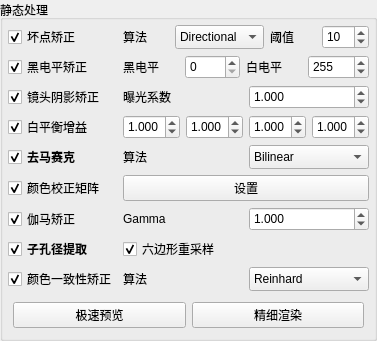
       <widget class="QGroupBox" name="groupBoxStatic">
        <property name="sizePolicy">
         <sizepolicy hsizetype="Minimum" vsizetype="Minimum">
          <horstretch>0</horstretch>
          <verstretch>0</verstretch>
         </sizepolicy>
        </property>
        <property name="title">
         <string>静态处理</string>
        </property>
        <layout class="QVBoxLayout" name="verticalLayoutProc">
         <property name="leftMargin">
          <number>5</number>
         </property>
         <property name="topMargin">
          <number>5</number>
         </property>
         <property name="rightMargin">
          <number>5</number>
         </property>
         <property name="bottomMargin">
          <number>5</number>
         </property>
         <item>
          <layout class="QGridLayout" name="gridLayout" columnstretch="0,1" columnminimumwidth="0,1">
           <property name="sizeConstraint">
            <enum>QLayout::SizeConstraint::SetMinAndMaxSize</enum>
           </property>
           <property name="leftMargin">
            <number>0</number>
           </property>
           <property name="topMargin">
            <number>0</number>
           </property>
           <property name="rightMargin">
            <number>0</number>
           </property>
           <property name="bottomMargin">
            <number>0</number>
           </property>
           <item row="2" column="1">
            <layout class="QHBoxLayout" name="horizontalLayoutLSC">
             <item>
              <widget class="QLabel" name="labelExp">
               <property name="sizePolicy">
                <sizepolicy hsizetype="Minimum" vsizetype="Minimum">
                 <horstretch>0</horstretch>
                 <verstretch>0</verstretch>
                </sizepolicy>
               </property>
               <property name="text">
                <string>曝光系数</string>
               </property>
               <property name="alignment">
                <set>Qt::AlignmentFlag::AlignLeading|Qt::AlignmentFlag::AlignLeft|Qt::AlignmentFlag::AlignVCenter</set>
               </property>
              </widget>
             </item>
             <item>
              <widget class="QDoubleSpinBox" name="doubleSpinBoxExpo">
               <property name="sizePolicy">
                <sizepolicy hsizetype="Minimum" vsizetype="Minimum">
                 <horstretch>0</horstretch>
                 <verstretch>0</verstretch>
                </sizepolicy>
               </property>
               <property name="decimals">
                <number>3</number>
               </property>
               <property name="maximum">
                <double>5.000000000000000</double>
               </property>
               <property name="singleStep">
                <double>0.001000000000000</double>
               </property>
               <property name="value">
                <double>1.000000000000000</double>
               </property>
              </widget>
             </item>
            </layout>
           </item>
           <item row="4" column="0">
            <widget class="QCheckBox" name="checkBoxDemosaic">
             <property name="sizePolicy">
              <sizepolicy hsizetype="Minimum" vsizetype="Minimum">
               <horstretch>0</horstretch>
               <verstretch>0</verstretch>
              </sizepolicy>
             </property>
             <property name="font">
              <font>
               <bold>true</bold>
              </font>
             </property>
             <property name="text">
              <string>去马赛克</string>
             </property>
             <property name="checked">
              <bool>true</bool>
             </property>
            </widget>
           </item>
           <item row="8" column="1">
            <layout class="QHBoxLayout" name="horizontalLayoutColorEq">
             <item>
              <widget class="QLabel" name="labelColorEq">
               <property name="sizePolicy">
                <sizepolicy hsizetype="Minimum" vsizetype="Minimum">
                 <horstretch>0</horstretch>
                 <verstretch>0</verstretch>
                </sizepolicy>
               </property>
               <property name="text">
                <string>算法</string>
               </property>
               <property name="alignment">
                <set>Qt::AlignmentFlag::AlignLeading|Qt::AlignmentFlag::AlignLeft|Qt::AlignmentFlag::AlignVCenter</set>
               </property>
              </widget>
             </item>
             <item>
              <widget class="QComboBox" name="comboBoxColorEq">
               <property name="sizePolicy">
                <sizepolicy hsizetype="Minimum" vsizetype="Minimum">
                 <horstretch>0</horstretch>
                 <verstretch>0</verstretch>
                </sizepolicy>
               </property>
               <item>
                <property name="text">
                 <string>Reinhard</string>
                </property>
               </item>
               <item>
                <property name="text">
                 <string>HistMatch</string>
                </property>
               </item>
               <item>
                <property name="text">
                 <string>MKL</string>
                </property>
               </item>
               <item>
                <property name="text">
                 <string>MVGD</string>
                </property>
               </item>
               <item>
                <property name="text">
                 <string>HM-MKL-HM</string>
                </property>
               </item>
               <item>
                <property name="text">
                 <string>HM-MVGD-HM</string>
                </property>
               </item>
              </widget>
             </item>
            </layout>
           </item>
           <item row="8" column="0">
            <widget class="QCheckBox" name="checkBoxColorEq">
             <property name="sizePolicy">
              <sizepolicy hsizetype="Fixed" vsizetype="Minimum">
               <horstretch>0</horstretch>
               <verstretch>0</verstretch>
              </sizepolicy>
             </property>
             <property name="text">
              <string>颜色一致性矫正</string>
             </property>
             <property name="checked">
              <bool>true</bool>
             </property>
            </widget>
           </item>
           <item row="3" column="1">
            <layout class="QHBoxLayout" name="horizontalLayoutWB">
             <item>
              <widget class="QDoubleSpinBox" name="doubleSpinBoxGain0">
               <property name="sizePolicy">
                <sizepolicy hsizetype="Minimum" vsizetype="Minimum">
                 <horstretch>0</horstretch>
                 <verstretch>0</verstretch>
                </sizepolicy>
               </property>
               <property name="decimals">
                <number>3</number>
               </property>
               <property name="maximum">
                <double>5.000000000000000</double>
               </property>
               <property name="singleStep">
                <double>0.001000000000000</double>
               </property>
               <property name="value">
                <double>1.000000000000000</double>
               </property>
              </widget>
             </item>
             <item>
              <widget class="QDoubleSpinBox" name="doubleSpinBoxGain1">
               <property name="sizePolicy">
                <sizepolicy hsizetype="Minimum" vsizetype="Minimum">
                 <horstretch>0</horstretch>
                 <verstretch>0</verstretch>
                </sizepolicy>
               </property>
               <property name="decimals">
                <number>3</number>
               </property>
               <property name="maximum">
                <double>5.000000000000000</double>
               </property>
               <property name="singleStep">
                <double>0.001000000000000</double>
               </property>
               <property name="value">
                <double>1.000000000000000</double>
               </property>
              </widget>
             </item>
             <item>
              <widget class="QDoubleSpinBox" name="doubleSpinBoxGain2">
               <property name="sizePolicy">
                <sizepolicy hsizetype="Minimum" vsizetype="Minimum">
                 <horstretch>0</horstretch>
                 <verstretch>0</verstretch>
                </sizepolicy>
               </property>
               <property name="decimals">
                <number>3</number>
               </property>
               <property name="maximum">
                <double>5.000000000000000</double>
               </property>
               <property name="singleStep">
                <double>0.001000000000000</double>
               </property>
               <property name="value">
                <double>1.000000000000000</double>
               </property>
              </widget>
             </item>
             <item>
              <widget class="QDoubleSpinBox" name="doubleSpinBoxGain3">
               <property name="sizePolicy">
                <sizepolicy hsizetype="Minimum" vsizetype="Minimum">
                 <horstretch>0</horstretch>
                 <verstretch>0</verstretch>
                </sizepolicy>
               </property>
               <property name="decimals">
                <number>3</number>
               </property>
               <property name="maximum">
                <double>5.000000000000000</double>
               </property>
               <property name="singleStep">
                <double>0.001000000000000</double>
               </property>
               <property name="value">
                <double>1.000000000000000</double>
               </property>
              </widget>
             </item>
            </layout>
           </item>
           <item row="5" column="0">
            <widget class="QCheckBox" name="checkBoxCCM">
             <property name="sizePolicy">
              <sizepolicy hsizetype="Minimum" vsizetype="Minimum">
               <horstretch>0</horstretch>
               <verstretch>0</verstretch>
              </sizepolicy>
             </property>
             <property name="text">
              <string>颜色校正矩阵</string>
             </property>
             <property name="checked">
              <bool>true</bool>
             </property>
            </widget>
           </item>
           <item row="7" column="1">
            <layout class="QHBoxLayout" name="horizontalLayout_9">
             <item>
              <widget class="QCheckBox" name="checkBoxDehex">
               <property name="sizePolicy">
                <sizepolicy hsizetype="Minimum" vsizetype="Minimum">
                 <horstretch>0</horstretch>
                 <verstretch>0</verstretch>
                </sizepolicy>
               </property>
               <property name="text">
                <string>六边形重采样</string>
               </property>
               <property name="checked">
                <bool>true</bool>
               </property>
              </widget>
             </item>
            </layout>
           </item>
           <item row="6" column="0">
            <widget class="QCheckBox" name="checkBoxGamma">
             <property name="sizePolicy">
              <sizepolicy hsizetype="Minimum" vsizetype="Minimum">
               <horstretch>0</horstretch>
               <verstretch>0</verstretch>
              </sizepolicy>
             </property>
             <property name="text">
              <string>伽马矫正</string>
             </property>
             <property name="checked">
              <bool>true</bool>
             </property>
            </widget>
           </item>
           <item row="6" column="1">
            <layout class="QHBoxLayout" name="horizontalLayoutGamma">
             <item>
              <widget class="QLabel" name="labelGamma">
               <property name="sizePolicy">
                <sizepolicy hsizetype="Minimum" vsizetype="Minimum">
                 <horstretch>0</horstretch>
                 <verstretch>0</verstretch>
                </sizepolicy>
               </property>
               <property name="text">
                <string>Gamma</string>
               </property>
               <property name="alignment">
                <set>Qt::AlignmentFlag::AlignLeading|Qt::AlignmentFlag::AlignLeft|Qt::AlignmentFlag::AlignVCenter</set>
               </property>
              </widget>
             </item>
             <item>
              <widget class="QDoubleSpinBox" name="doubleSpinBoxGamma">
               <property name="sizePolicy">
                <sizepolicy hsizetype="Minimum" vsizetype="Minimum">
                 <horstretch>0</horstretch>
                 <verstretch>0</verstretch>
                </sizepolicy>
               </property>
               <property name="decimals">
                <number>3</number>
               </property>
               <property name="maximum">
                <double>10.000000000000000</double>
               </property>
               <property name="singleStep">
                <double>0.001000000000000</double>
               </property>
               <property name="value">
                <double>1.000000000000000</double>
               </property>
              </widget>
             </item>
            </layout>
           </item>
           <item row="0" column="0">
            <widget class="QCheckBox" name="checkBoxDPC">
             <property name="sizePolicy">
              <sizepolicy hsizetype="Minimum" vsizetype="Minimum">
               <horstretch>0</horstretch>
               <verstretch>0</verstretch>
              </sizepolicy>
             </property>
             <property name="text">
              <string>坏点矫正</string>
             </property>
             <property name="checked">
              <bool>true</bool>
             </property>
            </widget>
           </item>
           <item row="1" column="0">
            <widget class="QCheckBox" name="checkBoxBLC">
             <property name="sizePolicy">
              <sizepolicy hsizetype="Minimum" vsizetype="Minimum">
               <horstretch>0</horstretch>
               <verstretch>0</verstretch>
              </sizepolicy>
             </property>
             <property name="text">
              <string>黑电平矫正</string>
             </property>
             <property name="checked">
              <bool>true</bool>
             </property>
            </widget>
           </item>
           <item row="7" column="0">
            <widget class="QCheckBox" name="checkBoxExtract">
             <property name="sizePolicy">
              <sizepolicy hsizetype="Minimum" vsizetype="Minimum">
               <horstretch>0</horstretch>
               <verstretch>0</verstretch>
              </sizepolicy>
             </property>
             <property name="font">
              <font>
               <bold>true</bold>
              </font>
             </property>
             <property name="text">
              <string>子孔径提取</string>
             </property>
             <property name="checked">
              <bool>true</bool>
             </property>
            </widget>
           </item>
           <item row="3" column="0">
            <widget class="QCheckBox" name="checkBoxWB">
             <property name="sizePolicy">
              <sizepolicy hsizetype="Minimum" vsizetype="Minimum">
               <horstretch>0</horstretch>
               <verstretch>0</verstretch>
              </sizepolicy>
             </property>
             <property name="text">
              <string>白平衡增益</string>
             </property>
             <property name="checked">
              <bool>true</bool>
             </property>
            </widget>
           </item>
           <item row="4" column="1">
            <layout class="QHBoxLayout" name="horizontalLayoutDemosaicAlgo">
             <item>
              <widget class="QLabel" name="labelDemosaicAlgo">
               <property name="sizePolicy">
                <sizepolicy hsizetype="Minimum" vsizetype="Minimum">
                 <horstretch>0</horstretch>
                 <verstretch>0</verstretch>
                </sizepolicy>
               </property>
               <property name="text">
                <string>算法</string>
               </property>
               <property name="alignment">
                <set>Qt::AlignmentFlag::AlignLeading|Qt::AlignmentFlag::AlignLeft|Qt::AlignmentFlag::AlignVCenter</set>
               </property>
              </widget>
             </item>
             <item>
              <widget class="QComboBox" name="comboBoxDemosaicAlgo">
               <property name="sizePolicy">
                <sizepolicy hsizetype="Minimum" vsizetype="Minimum">
                 <horstretch>0</horstretch>
                 <verstretch>0</verstretch>
                </sizepolicy>
               </property>
               <item>
                <property name="text">
                 <string>Bilinear</string>
                </property>
               </item>
               <item>
                <property name="text">
                 <string>Gray</string>
                </property>
               </item>
               <item>
                <property name="text">
                 <string>VGN</string>
                </property>
               </item>
               <item>
                <property name="text">
                 <string>EA</string>
                </property>
               </item>
              </widget>
             </item>
            </layout>
           </item>
           <item row="5" column="1">
            <layout class="QHBoxLayout" name="horizontalLayoutCCM">
             <item>
              <widget class="QPushButton" name="btnSetCCM">
               <property name="sizePolicy">
                <sizepolicy hsizetype="Minimum" vsizetype="Minimum">
                 <horstretch>0</horstretch>
                 <verstretch>0</verstretch>
                </sizepolicy>
               </property>
               <property name="text">
                <string>设置</string>
               </property>
              </widget>
             </item>
            </layout>
           </item>
           <item row="0" column="1">
            <layout class="QHBoxLayout" name="horizontalLayout">
             <item>
              <widget class="QLabel" name="labelDPCAlgo">
               <property name="sizePolicy">
                <sizepolicy hsizetype="Minimum" vsizetype="Minimum">
                 <horstretch>0</horstretch>
                 <verstretch>0</verstretch>
                </sizepolicy>
               </property>
               <property name="text">
                <string>算法</string>
               </property>
               <property name="alignment">
                <set>Qt::AlignmentFlag::AlignLeading|Qt::AlignmentFlag::AlignLeft|Qt::AlignmentFlag::AlignVCenter</set>
               </property>
              </widget>
             </item>
             <item>
              <widget class="QComboBox" name="comboBoxDPCAlgo">
               <property name="sizePolicy">
                <sizepolicy hsizetype="Minimum" vsizetype="Minimum">
                 <horstretch>0</horstretch>
                 <verstretch>0</verstretch>
                </sizepolicy>
               </property>
               <item>
                <property name="text">
                 <string>Directional </string>
                </property>
               </item>
               <item>
                <property name="text">
                 <string>2</string>
                </property>
               </item>
              </widget>
             </item>
             <item>
              <widget class="QLabel" name="labelDPCThreshold">
               <property name="sizePolicy">
                <sizepolicy hsizetype="Minimum" vsizetype="Minimum">
                 <horstretch>0</horstretch>
                 <verstretch>0</verstretch>
                </sizepolicy>
               </property>
               <property name="text">
                <string>阈值</string>
               </property>
               <property name="alignment">
                <set>Qt::AlignmentFlag::AlignLeading|Qt::AlignmentFlag::AlignLeft|Qt::AlignmentFlag::AlignVCenter</set>
               </property>
              </widget>
             </item>
             <item>
              <widget class="QSpinBox" name="spinBoxThreshold">
               <property name="sizePolicy">
                <sizepolicy hsizetype="Minimum" vsizetype="Minimum">
                 <horstretch>0</horstretch>
                 <verstretch>0</verstretch>
                </sizepolicy>
               </property>
               <property name="maximumSize">
                <size>
                 <width>16777215</width>
                 <height>16777215</height>
                </size>
               </property>
               <property name="maximum">
                <number>500</number>
               </property>
               <property name="value">
                <number>10</number>
               </property>
              </widget>
             </item>
            </layout>
           </item>
           <item row="1" column="1">
            <layout class="QHBoxLayout" name="horizontalLayoutBLC">
             <item>
              <widget class="QLabel" name="labelBL">
               <property name="sizePolicy">
                <sizepolicy hsizetype="Minimum" vsizetype="Minimum">
                 <horstretch>0</horstretch>
                 <verstretch>0</verstretch>
                </sizepolicy>
               </property>
               <property name="text">
                <string>黑电平</string>
               </property>
               <property name="alignment">
                <set>Qt::AlignmentFlag::AlignLeading|Qt::AlignmentFlag::AlignLeft|Qt::AlignmentFlag::AlignVCenter</set>
               </property>
              </widget>
             </item>
             <item>
              <widget class="QSpinBox" name="spinBoxBL">
               <property name="sizePolicy">
                <sizepolicy hsizetype="Minimum" vsizetype="Minimum">
                 <horstretch>0</horstretch>
                 <verstretch>0</verstretch>
                </sizepolicy>
               </property>
               <property name="maximumSize">
                <size>
                 <width>16777215</width>
                 <height>16777215</height>
                </size>
               </property>
              </widget>
             </item>
             <item>
              <widget class="QLabel" name="labelWL">
               <property name="sizePolicy">
                <sizepolicy hsizetype="Minimum" vsizetype="Minimum">
                 <horstretch>0</horstretch>
                 <verstretch>0</verstretch>
                </sizepolicy>
               </property>
               <property name="text">
                <string>白电平</string>
               </property>
               <property name="alignment">
                <set>Qt::AlignmentFlag::AlignLeading|Qt::AlignmentFlag::AlignLeft|Qt::AlignmentFlag::AlignVCenter</set>
               </property>
              </widget>
             </item>
             <item>
              <widget class="QSpinBox" name="spinBoxWL">
               <property name="sizePolicy">
                <sizepolicy hsizetype="Minimum" vsizetype="Minimum">
                 <horstretch>0</horstretch>
                 <verstretch>0</verstretch>
                </sizepolicy>
               </property>
               <property name="maximum">
                <number>65535</number>
               </property>
               <property name="value">
                <number>255</number>
               </property>
              </widget>
             </item>
            </layout>
           </item>
           <item row="2" column="0">
            <widget class="QCheckBox" name="checkBoxLSC">
             <property name="sizePolicy">
              <sizepolicy hsizetype="Minimum" vsizetype="Minimum">
               <horstretch>0</horstretch>
               <verstretch>0</verstretch>
              </sizepolicy>
             </property>
             <property name="text">
              <string>镜头阴影矫正</string>
             </property>
             <property name="checked">
              <bool>true</bool>
             </property>
            </widget>
           </item>
          </layout>
         </item>
         <item>
          <layout class="QHBoxLayout" name="horizontalLayout_2">
           <property name="leftMargin">
            <number>5</number>
           </property>
           <property name="topMargin">
            <number>5</number>
           </property>
           <property name="rightMargin">
            <number>5</number>
           </property>
           <property name="bottomMargin">
            <number>5</number>
           </property>
           <item>
            <widget class="QPushButton" name="btnFastPreview">
             <property name="sizePolicy">
              <sizepolicy hsizetype="Minimum" vsizetype="Minimum">
               <horstretch>0</horstretch>
               <verstretch>0</verstretch>
              </sizepolicy>
             </property>
             <property name="text">
              <string>极速预览</string>
             </property>
            </widget>
           </item>
           <item>
            <widget class="QPushButton" name="btnISP">
             <property name="sizePolicy">
              <sizepolicy hsizetype="Minimum" vsizetype="Minimum">
               <horstretch>0</horstretch>
               <verstretch>0</verstretch>
              </sizepolicy>
             </property>
             <property name="text">
              <string>精细渲染</string>
             </property>
            </widget>
           </item>
          </layout>
         </item>
        </layout>
       </widget>
